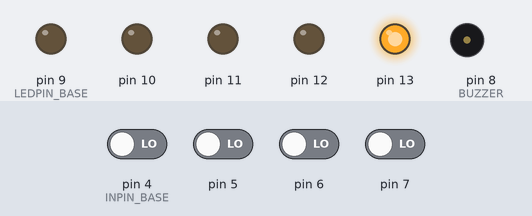
A sketch run on a simulated Arduino Uno, built with avr-gcc and run on an emulated ATmega328P. On the bench: output pins drawn as LEDs (lit = HIGH), buzzer (waves = sounding). Dashed ring = blinking. Inputs (shaded band) come from the test bench; at power-on: pin 4 (INPIN_BASE), pin 5–7 LOW. Random numbers use the default seed unless the sketch sets one.

Above: at 2.0 s.
2.1 s: pin 4 (INPIN_BASE) driven HIGH
At 2.45 s:
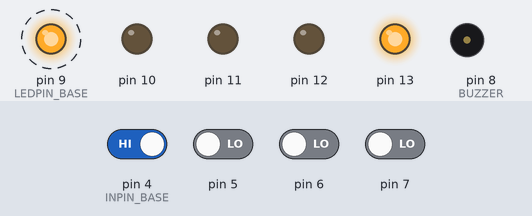
At 4.45 s:
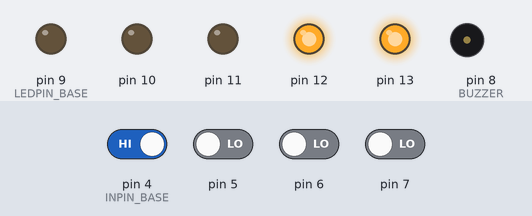
5.1 s: pin 4 (INPIN_BASE) driven LOW
6.6 s: pin 5 driven HIGH
At 6.82 s:
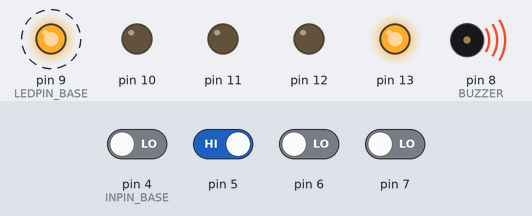
Timing chart, 0 to 15.6 s (numbered marks = the images above; inputs shaded):
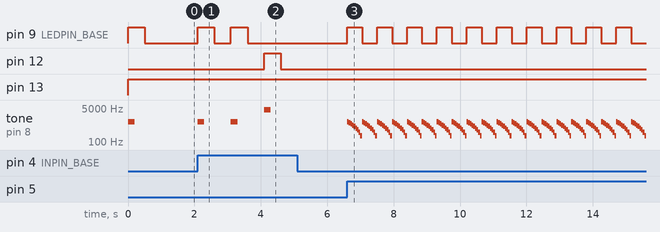

Measured:
- after the input at 2.1 s, pin 9 (LEDPIN_BASE): alternates HIGH for 0.50 s and LOW for 0.50 s, 4 changes in all, then stays LOW, starting at once; pin 12: LOW → HIGH after 2.0 s, → LOW 0.50 s later; tone on pin 8 (BUZZER): plays 1000 Hz for 0.20 s, 1000 Hz for 0.20 s, 4000 Hz for 0.20 s, starting at once
- after the input at 5.1 s, every drawn part: stays the same
- after the input at 6.6 s, pin 9 (LEDPIN_BASE): alternates HIGH for 0.45 s and LOW for 0.45 s, starting at once; tone on pin 8 (BUZZER): silent → 1000 Hz at once, then repeats every 0.45 s: 900 Hz 0.05 s, 800 Hz 0.05 s, 700 Hz 0.05 s, 600 Hz 0.05 s, 500 Hz 0.05 s, 400 Hz 0.05 s, 300 Hz 0.05 s, 200 Hz 0.05 s, 1000 Hz 0.05 s

The sketch:

Genius_Game_Arduino.ino
```cpp
// Game Genius no Arduino
// www.fisicarduino.com
// Autor: Marcelo Rocha
// Data: 27-04-2014
// OS - Gnu/Linux - Debian Wheezy - amd64
// Ide Arduino versão 1.0.1

// define as cores
#define VERMELHO  0
#define VERDE     1
#define AMARELO   2
#define AZUL      3

//define o pino do buzzer e as caracteristicas do som
#define BUZZER 8
// frequência base
#define FREQ_BASE 1000
// define a duração do som
#define DURACAO 200

// pinos dos leds // pino base 9
#define LEDPIN_BASE 9
// define os pinos para o leds
byte ledVermelho = LEDPIN_BASE + VERMELHO; // 9 + 0 = 9
byte ledVerde    = LEDPIN_BASE + VERDE;    // 9 + 1 = 10
byte ledAmarelo  = LEDPIN_BASE + AMARELO;  // 9 + 2 = 11
byte ledAzul     = LEDPIN_BASE + AZUL;     // 9 + 3 = 12

// pinos dos push buttons // pino base 4
#define INPIN_BASE 4

byte inPinVermelho = INPIN_BASE + VERMELHO; // 4 + 0 = 4
byte inPinVerde = INPIN_BASE + VERDE;       // 4 + 1 = 5
byte inPinAmarelo = INPIN_BASE + AMARELO;   // 4 + 2 = 6
byte inPinAzul = INPIN_BASE + AZUL;         // 4 + 3 = 7

// valores para a função random que vai gerar numeros de 0 (inclusive) a 3 (inclusive)
const int MIN = 0;
const int MAX = 3;

const byte NUM_ELEMENTOS = 4; // 4 elementos igual a 4 fases. Mude esse valor para quantas fases desejar
byte matriz_jogo [NUM_ELEMENTOS]; // cria a matriz_jogo
byte fase = 0; // fase atual = 0. teremos 4 fases [0, 1, 2, 3]


void setup() {
	// gera a semente para a função random usando a instabilidade da porta analógica quando não está conectada
	randomSeed(analogRead(0));

	// configura os pinos dos leds como pinos de saída
	pinMode (ledVermelho, OUTPUT);
	pinMode (ledVerde,    OUTPUT);
	pinMode (ledAmarelo,  OUTPUT);
	pinMode (ledAzul,     OUTPUT);

	// configura os pinos dos botões como pinos de entrada
	pinMode (inPinVermelho, INPUT);
	pinMode (inPinVerde,    INPUT);
	pinMode (inPinAmarelo,  INPUT);
	pinMode (inPinAzul,     INPUT);
}

void loop() {
	init_game(); // inicializa o jogo
	while (fase < NUM_ELEMENTOS) {
		joga(fase); // joga a fase corrente
		fase++; // muda de fase
	}
	ganhou(); // chama a função da vitória
}

void init_game() {
	for (int n = 0; n < NUM_ELEMENTOS; n++) {
		matriz_jogo [n] = random(MIN, MAX + 1); // sorteia um cor (de min=0 até max=3) e alimenta a matriz_jogo
	}
	pinMode(13, OUTPUT);
	digitalWrite(13, HIGH); // acende o led no pino 13 indicando que o jogo começou
}

// inicia o jogo a partir da primeira fase
void joga(byte fase) {
	// varre a matriz lendo cada elemento de cada fase
	for (int i=0; i <= fase; i++) {
		leds((matriz_jogo[i])); // acende o led referente ao conteúdo da matriz. ex.: 0 = vermelho...
	}
	// recebe a entrada dos botões e as compara com o conteúdo da matriz
	for (int i=0; i <= fase; i++) {
		if (recebe() == matriz_jogo[i]) { // a função recebe retorna o valor da cor referente ao botão pressionado
			leds((matriz_jogo[i])); // acende o led de acordo com o botão pressionado
		}
		else {
			perdeu(); // chama a função da derrota
		}
	}
}

// le os contatos do push buttons e retorna um byte. 0 = vermelho....
byte recebe() {
	while(1) {
		if (digitalRead(inPinVermelho) == 1) return VERMELHO; // VERMELHO = 0
		if (digitalRead(inPinVerde) == 1)    return VERDE;    // VERDE = 1
		if (digitalRead(inPinAmarelo) == 1)  return AMARELO;  // AMARELO = 2
		if (digitalRead(inPinAzul) == 1)     return AZUL;     // AZUL = 3
		delay(100); // um pequena pausa de 100ms
	}
}

// acende o led de acordo com a cor passado como parâmetro
void leds(byte cor) {
	const int PAUSA = 500; // pausa em millisegundos (500ms)
	som_pin(cor); // chama a função que gera o som referente à cor
	digitalWrite(LEDPIN_BASE + cor, HIGH); // acende led cor
	delay(PAUSA);
	digitalWrite(LEDPIN_BASE + cor, LOW);  // apaga led cor
	delay(PAUSA);
}

// função da derrota
void perdeu() {
	while (1) {
		digitalWrite(LEDPIN_BASE + VERMELHO, HIGH); // acende o led vermelho
		// gera o ruído
		for (int f = 1000; f > 100; f = f - 100) {
			tone(BUZZER, f, 50);
			delay(50);
			noTone(BUZZER);
		}
		// gera o ruído
		digitalWrite(LEDPIN_BASE + VERMELHO, LOW); // apaga o led vermelho
		for (int f = 1000; f > 100; f = f - 100) {
			tone(BUZZER, f, 50);
			delay(50);
			noTone(BUZZER);
		}
	}
}

// função da vitória
void ganhou() {
	while (1) {
		apaga_leds(); // chama a função que apaga os leds
		// acende os leds um de cada vez
		for (int i = 0; i < 4; i++) {
			digitalWrite(LEDPIN_BASE + i, HIGH);
			tone(BUZZER, FREQ_BASE * (i + 1), DURACAO); // gera o som de cada cor
			delay(200);
		}
	}
}

// emite um tom para cada cor
void som_pin(byte cor) {
	noTone(BUZZER); // pára o som do Buzzer
	tone(BUZZER, FREQ_BASE * (cor + 1), DURACAO); // emite o tom 1000 * (0 + 1) = 1000Hz = 1KHz
}

// apaga todos os leds
void apaga_leds() {
	// apaga os leds
	for (int i = 0; i < 4; i++) {
		digitalWrite(LEDPIN_BASE + i, LOW);
	}
}
```
